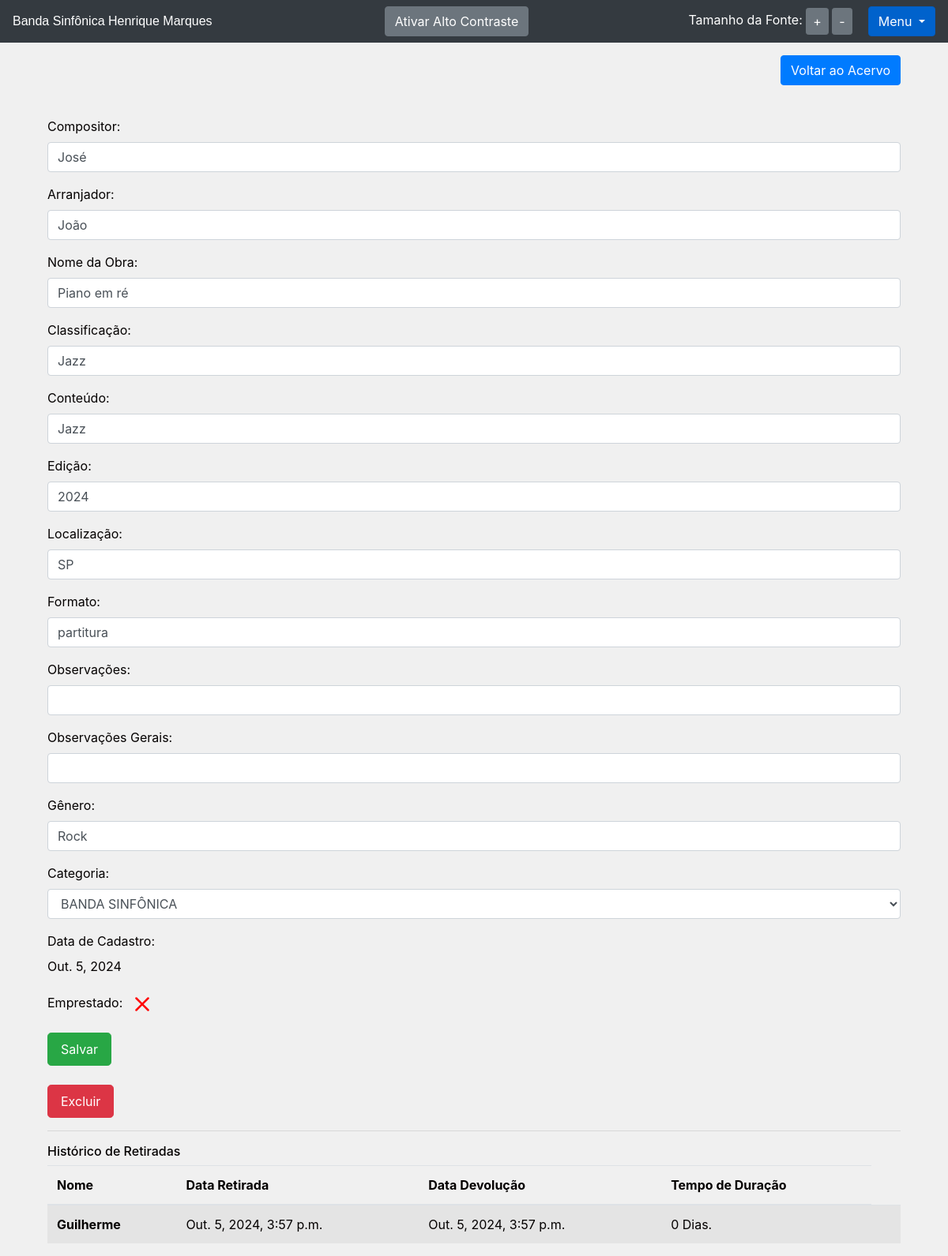
/livro/ver_livro/3 (signed in), run on an earlier commit of the app's database.
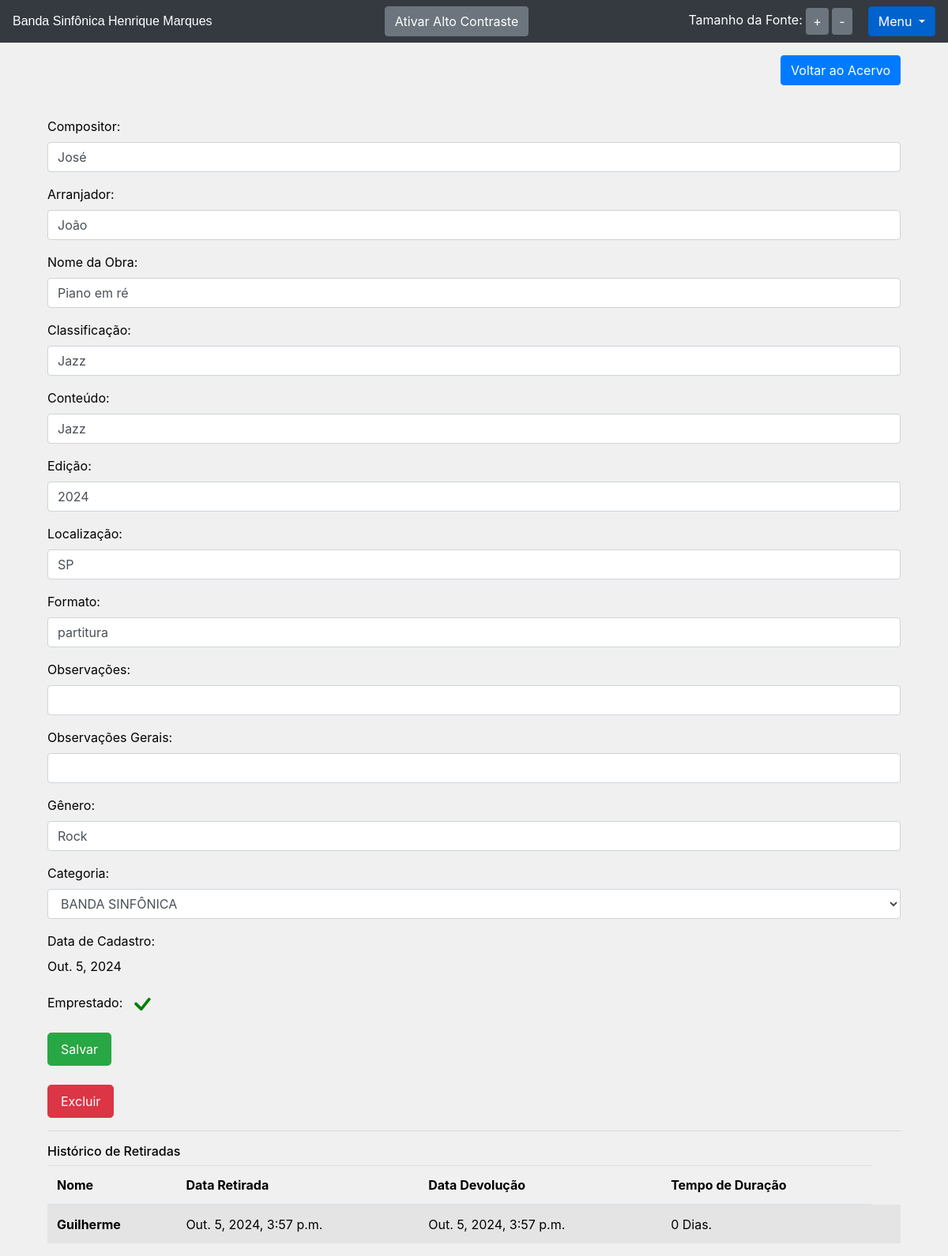
And on a later commit of the database.
### livro/views.py (the view)
# urls.py: path('ver_livro/<int:id>', views.ver_livros, name = 'ver_livros' ),
def ver_livros(request, id):
    if request.session.get('usuario'):
        livro = Livros.objects.get(id = id)
        if request.session.get('usuario') == livro.usuario.id:
            usuario = Usuario.objects.get(id = request.session['usuario'])
            categoria_livro = Categoria.objects.filter(usuario = request.session.get('usuario'))
            emprestimos = Emprestimos.objects.filter(livro = livro)
            form = CadastroLivro()
            form.fields['usuario'].initial = request.session['usuario']
            form.fields['categoria'].queryset = Categoria.objects.filter(usuario = usuario)
            form_categoria = CategoriaLivro()
            usuarios = Usuario.objects.all()
            livros_emprestar = Livros.objects.filter(usuario = usuario).filter(emprestado = False)
            livros_emprestados = Livros.objects.filter(usuario = usuario).filter(emprestado = True)
            return render(request, 'ver_livro.html', {'livro': livro,
                                                      'categoria_livro': categoria_livro,
                                                      'emprestimos': emprestimos,
                                                      'usuario_logado': request.session.get('usuario'),
                                                      'form': form,
                                                      'id_livro': id,
                                                      'form_categoria': form_categoria,
                                                      'usuarios': usuarios,
                                                      'livros_emprestar': livros_emprestar,
                                                      'livros_emprestados': livros_emprestados})
        else:
            return HttpResponse('Esse livro não é seu')
    return redirect('/auth/login/?status=2')

### livro/forms.py
class CadastroLivro(forms.ModelForm):
    class Meta:
        model = Livros
        fields = ['categoria','compositor', 'arranjador', 'obra', 'classificacao', 'conteudo', 'edicao', 'edicao', 'observacao', 'data_cadastro', 'emprestado', 'localizacao', 'categoria', 'formato', 'usuario', 'observacoes_gerais', 'genero']
    def __init__(self, *args, **kwargs):
        super().__init__(*args, **kwargs)
        self.fields['usuario'].widget = forms.HiddenInput()

class CategoriaLivro(forms.Form):
    nome = forms.CharField(max_length=30)
    descricao = forms.CharField(max_length=60)
    def __init__(self, *args, **kwargs):
        super().__init__(*args, **kwargs)
        self.fields['descricao'].widget = forms.Textarea()

### livro/models.py (called while the page is built)
    def __str__(self) -> str:
        return self.nome

### livro/templatetags/filtros.py (called while the page is built)
@register.filter
def mostra_duracao(value1, value2):
    if all((isinstance(value1, datetime), isinstance(value2, datetime))):
        dias = (value1 - value2).days
        texto = 'Dias'
        if dias == 1:
            texto = 'Dia'
        return f"{dias} {texto}."
    return "Ainda não foi devolvido."

### usuarios/models.py (called while the page is built)
    def __str__(self) -> str:
        return self.nome

### livro/templates/ver_livro.html (shortened to what the changed rows need)
{% extends 'base.html' %}
{% load filtros %}
{% block 'body_extra' %}
<div class="container">
  <div class="container">
  <br>
  <form action="{% url 'alterar_livro' %}" method="POST">
    <div class="form-group">
      <label>Emprestado:</label>
      {% if livro.emprestado %}
        <svg style="color: green" xmlns="http://www.w3.org/2000/svg" width="40" height="40" fill="currentColor" class="bi bi-check" viewBox="0 0 16 16">
          <path d="M10.97 4.97a.75.75 0 0 1 1.07 1.05l-3.99 4.99a.75.75 0 0 1-1.08.02L4.324 8.384a.75.75 0 1 1 1.06-1.06l2.094 2.093 3.473-4.425a.267.267 0 0 1 .02-.022z"/>
        </svg>
      {% endif %}
    </div>
  </form>
  <br>
  <h2>Histórico de Retiradas</h2>
  <table class="table table-striped" role="grid" aria-label="Histórico de Retiradas">
    <thead>
      <tr>
        <th scope="col">Nome</th>
        <th scope="col">Data Retirada</th>
        <th scope="col">Data Devolução</th>
        <th scope="col">Tempo de Duração</th>
      </tr>
    </thead>
    <tbody>
      {% for i in emprestimos %}
          <tr class="livro">
            {% if i.nome_emprestado_anonimo == None %}
              <th scope="row" tabindex="0">
                {{ i.nome_emprestado }}</th>
            {% else %}
            <th scope="row" tabindex="0">
                {{ i.nome_emprestado_anonimo }}</th>
            {% endif %}
            </tr>
          {% endfor %}
    </tbody>
  </table>
</div>
{% endblock %}

What changed in the data, as far as the page shows it:
changed Livros "José": emprestado False → True (drawn)
